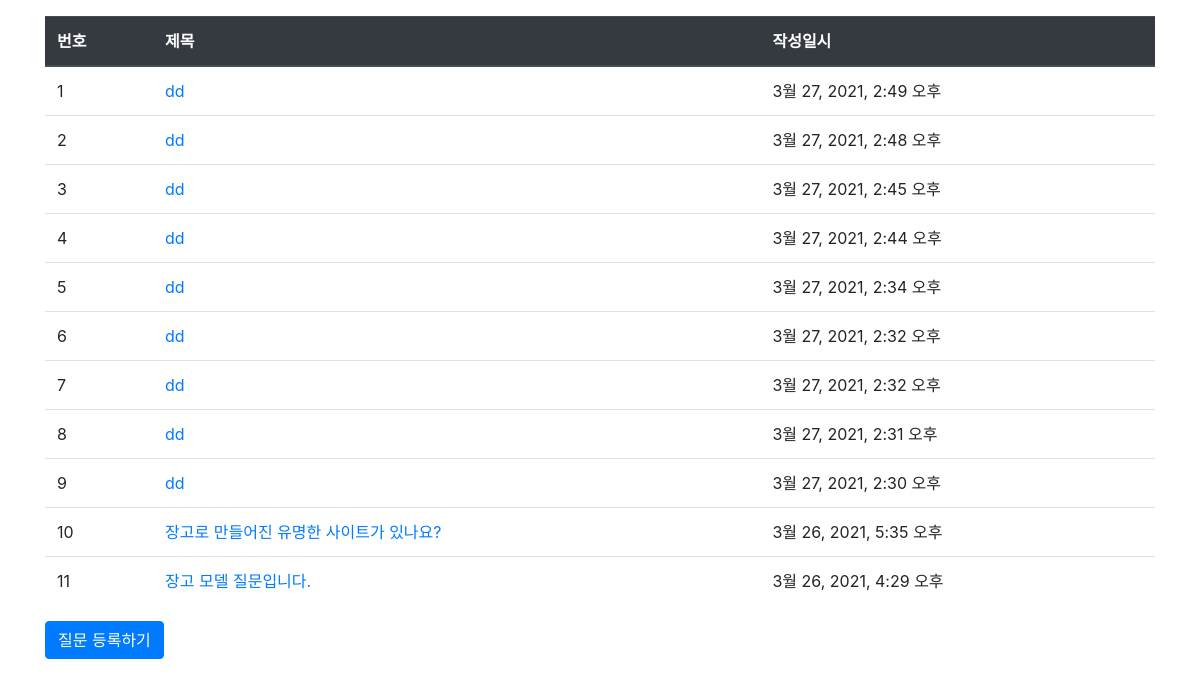
Screenshot of /pybo/ with the database file from the repository.
### pybo/models.py (models this page shows, shortened)
class Question(models.Model):
    subject = models.CharField(max_length=200)
    content = models.TextField()
    create_date = models.DateTimeField()

### pybo/views.py (the view)
# urls.py: path('', views.index, name='index'),
def index(request):
    question_list = Question.objects.order_by('-create_date')
    context = {'question_list': question_list}
    return render(request, 'pybo/question_list.html', context)

### templates/pybo/question_list.html
{% extends 'base.html' %}
{% block content %}
<div class="container my-3">
    <table class="table">
        <thead>
        <tr class="thead-dark">
            <th>번호</th>
            <th>제목</th>
            <th>작성일시</th>
        </tr>
        </thead>
        <tbody>
        {% if question_list %}
        {% for question in question_list %}
        <tr>
            <td>{{ forloop.counter }}</td>
            <td>
                <a href="{% url 'pybo:detail' question.id %}">{{ question.subject }}</a>
            </td>
            <td>{{ question.create_date }}</td>
        </tr>
        {% endfor %}
        {% else %}
        <tr>
            <td colspan="3">질문이 없습니다.</td>
        </tr>
        {% endif %}
        </tbody>
    </table>
      <a href="{% url 'pybo:question_create' %}" class="btn btn-primary">질문 등록하기</a>
</div>
{% endblock %}

### templates/base.html (shortened to what this page needs)
{% load static %}
<!doctype html>
<html lang="ko">
<head>
    <link rel="stylesheet" type="text/css" href="{% static 'bootstrap.min.css' %}">
    <link rel="stylesheet" type="text/css" href="{% static 'style.css' %}">
</head>
<body>
{% block content %}
{% endblock %}
</body>
</html>

### rows the page displays
Question: subject "dd", create_date "3월 27, 2021, 2:49 오후"
Question: subject "dd", create_date "3월 27, 2021, 2:48 오후"
Question: subject "dd", create_date "3월 27, 2021, 2:45 오후"
Question: subject "dd", create_date "3월 27, 2021, 2:44 오후"
Question: subject "dd", create_date "3월 27, 2021, 2:34 오후"
Question: subject "dd", create_date "3월 27, 2021, 2:32 오후"
Question: subject "dd", create_date "3월 27, 2021, 2:32 오후"
Question: subject "dd", create_date "3월 27, 2021, 2:31 오후"
Question: subject "dd", create_date "3월 27, 2021, 2:30 오후"
Question: subject "장고로 만들어진 유명한 사이트가 있나요?", create_date "3월 26, 2021, 5:35 오후"
Question: subject "장고 모델 질문입니다.", create_date "3월 26, 2021, 4:29 오후"
